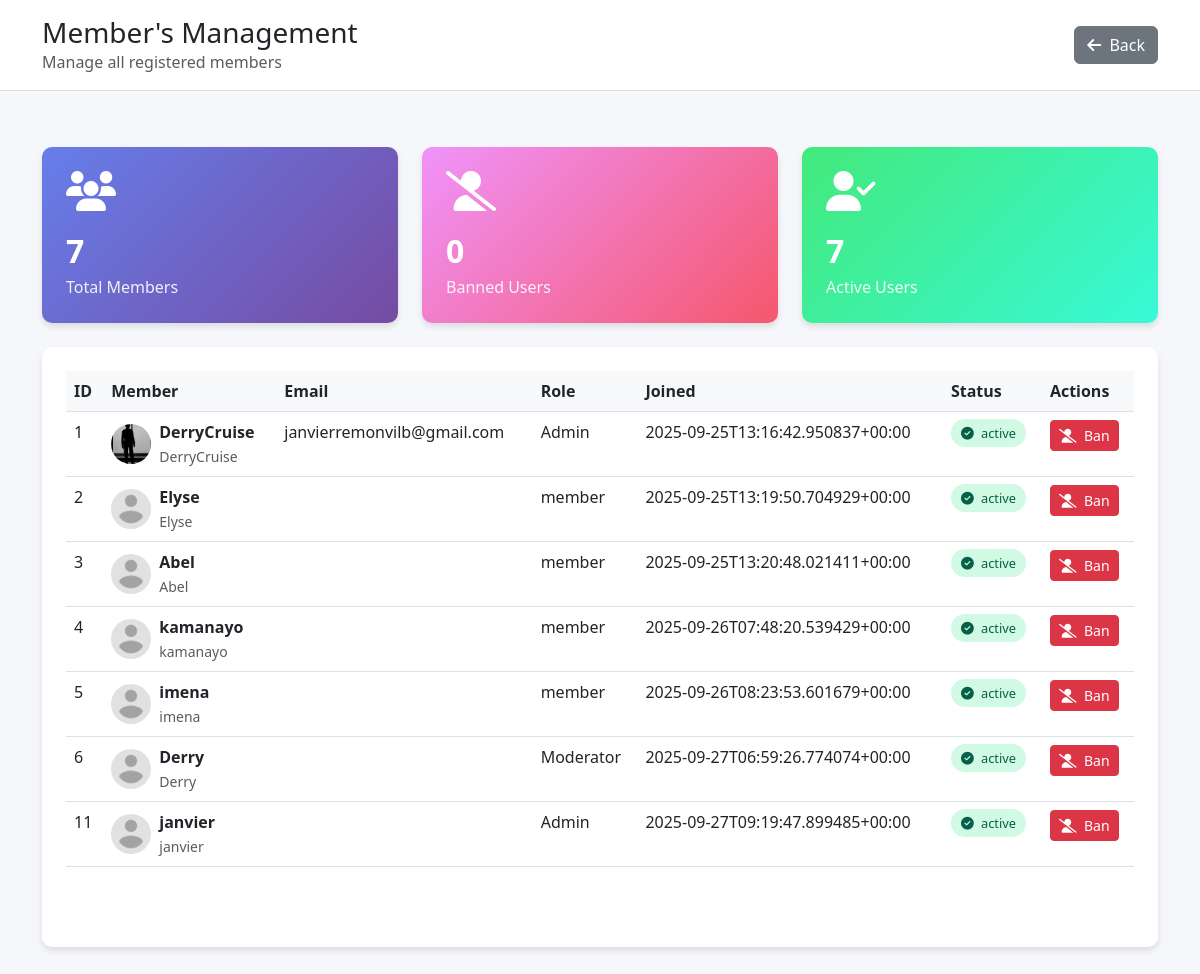
The page /api/manage-members/ (signed in) on the database its author committed.
### dashboard/models.py (models this page shows, shortened)
class ManageMember(models.Model):
    member = models.ForeignKey(User, on_delete=models.CASCADE, related_name='managed_memberships')
    profile = models.ForeignKey(UserProfile, on_delete=models.CASCADE, null=True, blank=True, related_name='manage_members')
    status = models.BooleanField(default=True)  # True = active, False = banned
    joined = models.DateTimeField(auto_now_add=True)
    role = models.CharField(max_length=20, default='member')

### dashboard/views.py (the view)
# urls.py: path('api/manage-members/', views.manage_members_api, name='manage_members_api'),
@login_required
def manage_members_api(request):
    members = ManageMember.objects.select_related('member', 'profile').all()
    total_members = members.count()
    banned_members = members.filter(status=False).count()
    active_members = members.filter(status=True).count()
    data = []
    for m in members:
        data.append({
            'id': m.id,
            'username': m.member.username,
            'email': m.member.email,
            'role': m.role,
            'joined': m.joined.isoformat(),
            'status': 'active' if m.status else 'banned',
            'avatar': m.profile.profile_picture.url if m.profile and m.profile.profile_picture else '/static/default-avatar.png',
        })
    return render(request, 'DASHBOARD/newcode/html/allmembers.html', {
        'members': data,
        'total_members': total_members,
        'banned_members': banned_members,
        'active_members': active_members
    })

### templates/DASHBOARD/newcode/html/allmembers.html (shortened to what this page needs)
{% load static %}
<!DOCTYPE html>
<html lang="en">
<head>
  <link href="https://cdn.jsdelivr.net/npm/bootstrap@5.3.0/dist/css/bootstrap.min.css" rel="stylesheet">
  <link rel="stylesheet" href="https://cdnjs.cloudflare.com/ajax/libs/font-awesome/6.4.0/css/all.min.css">
  <link href="{% static 'DASHBOARD/CSS/allmembers.css' %}" rel="stylesheet">
</head>
<body>
<div class="dashboard-header">
  <div class="container">
    <div class="row align-items-center">
      <div class="col-md-6">
        <h1 class="h3 mb-0">Member's Management</h1>
        <p class="text-muted mb-0">Manage all registered members</p>
      </div>
      <div class="col-md-6 text-end">
        <a href="javascript:history.back()" class="btn btn-secondary">
          <i class="fas fa-arrow-left me-1"></i> Back
        </a>
      </div>
    </div>
  </div>
</div>
<div class="container py-4">
  <div class="row">
    <div class="col-md-4">
      <div class="stats-card total-members">
        <i class="fas fa-users"></i>
        <div class="count" id="totalMembers">{{ total_members }}</div>
        <div class="label">Total Members</div>
      </div>
    </div>
    <div class="col-md-4">
      <div class="stats-card banned-users">
        <i class="fas fa-user-slash"></i>
        <div class="count" id="bannedMembers">{{ banned_members }}</div>
        <div class="label">Banned Users</div>
      </div>
    </div>
    <div class="col-md-4">
      <div class="stats-card active-users">
        <i class="fas fa-user-check"></i>
        <div class="count" id="activeMembers">{{ active_members }}</div>
        <div class="label">Active Users</div>
      </div>
    </div>
  </div>
  <div class="member-table-container">
    <div class="table-responsive">
      <table class="table table-hover">
        <thead>
          <tr>
            <th>ID</th>
            <th>Member</th>
            <th>Email</th>
            <th>Role</th>
            <th>Joined</th>
            <th>Status</th>
            <th>Actions</th>
          </tr>
        </thead>
        <tbody id="membersTableBody">
          {% for member in members %}
          <tr id="member-row-{{ member.id }}">
            <td>{{ member.id }}</td>
            <td>
              <div class="d-flex align-items-center">
                <img src="{{ member.avatar }}" alt="{{ member.username }}" class="member-avatar me-2" style="width:40px; height:40px; border-radius:50%;">
                <div>
                  <div class="fw-semibold">{{ member.username }}</div>
                  <small class="text-muted">{{ member.username }}</small>
                </div>
              </div>
            </td>
            <td>{{ member.email }}</td>
            <td>{{ member.role }}</td>
            <td>{{ member.joined }}</td>
            <td>
              <span class="status-badge status-{{ member.status|lower }}" id="status-badge-{{ member.id }}">
                <i class="fas {% if member.status|lower == 'active' %}fa-check-circle{% else %}fa-ban{% endif %} me-1"></i>
                {{ member.status }}
              </span>
            </td>
            <td>
              <button
                class="btn btn-sm btn-danger toggle-status-btn {% if member.status|lower != 'active' %}d-none{% endif %}"
                data-member-id="{{ member.id }}"
                data-action="ban"
                data-url-ban="{% url 'ban_user' member.id %}"
                id="ban-btn-{{ member.id }}">
                <i class="fas fa-user-slash me-1"></i> Ban
              </button>
            </td>
          </tr>
          {% empty %}
          <tr>
            <td colspan="7" class="text-center py-4">No members found</td>
          </tr>
          {% endfor %}
        </tbody>
      </table>
    </div>
  </div>
</div>
</body>
</html>

### static/DASHBOARD/css/allmembers.css (style rules this page uses)
body { background-color: #f5f7fa; font-family: 'Segoe UI', Tahoma, Geneva, Verdana, sans-serif; }
.dashboard-header { background-color: #fff; border-bottom: 1px solid #e0e0e0; padding: 1rem 0; margin-bottom: 2rem; }
.stats-card { border-radius: 10px; padding: 1.5rem; color: white; margin-bottom: 1.5rem; box-shadow: 0 4px 6px rgba(0, 0, 0, 0.1); transition: transform 0.3s ease; }
.stats-card.total-members { background: linear-gradient(135deg, #667eea 0%, #764ba2 100%); }
.stats-card.banned-users { background: linear-gradient(135deg, #f093fb 0%, #f5576c 100%); }
.stats-card.active-users { background: linear-gradient(135deg, #43e97b 0%, #38f9d7 100%); }
.stats-card i { font-size: 2.5rem; margin-bottom: 1rem; }
.stats-card .count { font-size: 2rem; font-weight: 700; }
.stats-card .label { font-size: 1rem; opacity: 0.9; }
.member-table-container { background-color: white; border-radius: 10px; box-shadow: 0 4px 6px rgba(0, 0, 0, 0.1); padding: 1.5rem; margin-bottom: 2rem; }
.member-avatar { width: 40px; height: 40px; border-radius: 50%; object-fit: cover; }
.status-badge { padding: 5px 10px; border-radius: 20px; font-size: 0.8rem; font-weight: 500; }
.status-active { background-color: #d1fae5; color: #065f46; }
.table thead th { background-color: #f8f9fa; font-weight: 600; border-top: none; }

### rows shown on the page
ManageMember: role "Admin"
ManageMember: role "member"
ManageMember: role "member"
ManageMember: role "member"
ManageMember: role "member"
ManageMember: role "Moderator"
ManageMember: role "Admin"

### other values the page prints
{{ total_members }} "7"
{{ banned_members }} "0"
{{ active_members }} "7"
{{ member.id }} "1" "2" "3" "4" "5" "6" "11"
{{ member.username }} "DerryCruise" "Elyse" "Abel" "kamanayo" "imena" "Derry" "janvier"
{{ member.email }} "janvierremonvilb@gmail.com"
{{ member.joined }} "2025-09-25T13:16:42.950837+00:00" "2025-09-25T13:19:50.704929+00:00" "2025-09-25T13:20:48.021411+00:00" "2025-09-26T07:48:20.539429+00:00" "2025-09-26T08:23:53.601679+00:00" "2025-09-27T06:59:26.774074+00:00" "2025-09-27T09:19:47.899485+00:00"
{{ member.status }} "active" "active" "active" "active" "active" "active" "active"
